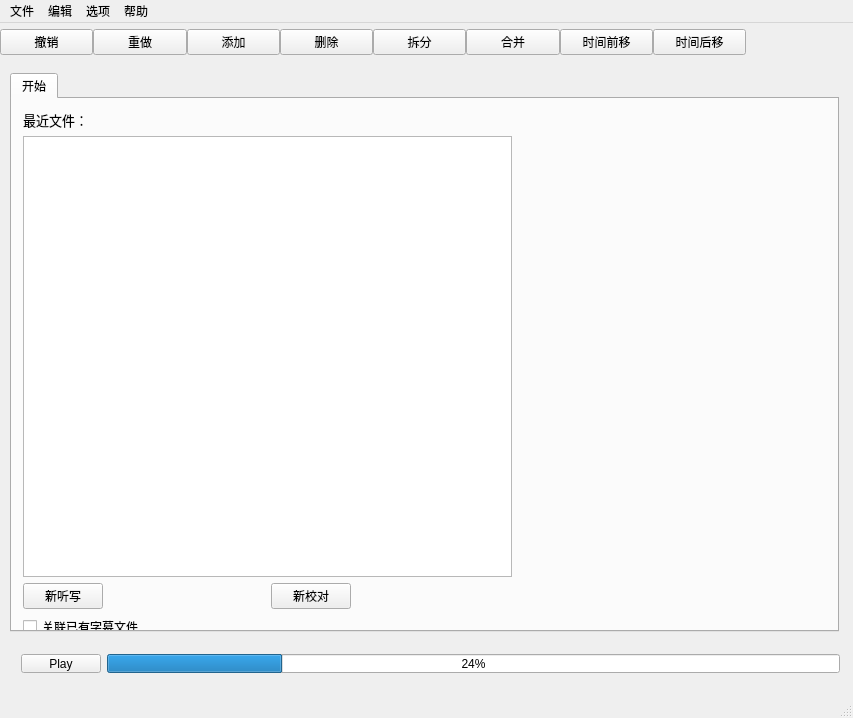
<?xml version="1.0" encoding="UTF-8"?>
<ui version="4.0">
 <class>MainWindow</class>
 <widget class="QMainWindow" name="MainWindow">
  <property name="geometry">
   <rect>
    <x>0</x>
    <y>0</y>
    <width>853</width>
    <height>718</height>
   </rect>
  </property>
  <property name="windowTitle">
   <string>MainWindow</string>
  </property>
  <widget class="QWidget" name="centralWidget">
   <widget class="QWidget" name="horizontalLayoutWidget">
    <property name="geometry">
     <rect>
      <x>0</x>
      <y>0</y>
      <width>896</width>
      <height>38</height>
     </rect>
    </property>
    <layout class="QHBoxLayout" name="horizontalLayout">
     <property name="spacing">
      <number>0</number>
     </property>
     <property name="sizeConstraint">
      <enum>QLayout::SetDefaultConstraint</enum>
     </property>
     <property name="leftMargin">
      <number>0</number>
     </property>
     <property name="topMargin">
      <number>2</number>
     </property>
     <property name="rightMargin">
      <number>150</number>
     </property>
     <property name="bottomMargin">
      <number>2</number>
     </property>
     <item>
      <widget class="QPushButton" name="btnUndo">
       <property name="text">
        <string>撤销</string>
       </property>
       <property name="autoDefault">
        <bool>false</bool>
       </property>
       <property name="default">
        <bool>false</bool>
       </property>
       <property name="flat">
        <bool>false</bool>
       </property>
      </widget>
     </item>
     <item>
      <widget class="QPushButton" name="btnRedo">
       <property name="text">
        <string>重做</string>
       </property>
       <property name="autoDefault">
        <bool>false</bool>
       </property>
       <property name="default">
        <bool>false</bool>
       </property>
       <property name="flat">
        <bool>false</bool>
       </property>
      </widget>
     </item>
     <item>
      <widget class="QPushButton" name="btnAdd">
       <property name="text">
        <string>添加</string>
       </property>
       <property name="autoDefault">
        <bool>false</bool>
       </property>
       <property name="default">
        <bool>false</bool>
       </property>
       <property name="flat">
        <bool>false</bool>
       </property>
      </widget>
     </item>
     <item>
      <widget class="QPushButton" name="btnRemove">
       <property name="text">
        <string>删除</string>
       </property>
       <property name="autoDefault">
        <bool>false</bool>
       </property>
       <property name="default">
        <bool>false</bool>
       </property>
       <property name="flat">
        <bool>false</bool>
       </property>
      </widget>
     </item>
     <item>
      <widget class="QPushButton" name="btnSplit">
       <property name="text">
        <string>拆分</string>
       </property>
       <property name="autoDefault">
        <bool>false</bool>
       </property>
       <property name="default">
        <bool>false</bool>
       </property>
       <property name="flat">
        <bool>false</bool>
       </property>
      </widget>
     </item>
     <item>
      <widget class="QPushButton" name="btnMerge">
       <property name="text">
        <string>合并</string>
       </property>
       <property name="autoDefault">
        <bool>false</bool>
       </property>
       <property name="default">
        <bool>false</bool>
       </property>
       <property name="flat">
        <bool>false</bool>
       </property>
      </widget>
     </item>
     <item>
      <widget class="QPushButton" name="btnTimeDecrease">
       <property name="text">
        <string>时间前移</string>
       </property>
       <property name="autoDefault">
        <bool>false</bool>
       </property>
       <property name="default">
        <bool>false</bool>
       </property>
       <property name="flat">
        <bool>false</bool>
       </property>
      </widget>
     </item>
     <item>
      <widget class="QPushButton" name="btnTimeIncrease">
       <property name="text">
        <string>时间后移</string>
       </property>
       <property name="autoDefault">
        <bool>false</bool>
       </property>
       <property name="default">
        <bool>false</bool>
       </property>
       <property name="flat">
        <bool>false</bool>
       </property>
      </widget>
     </item>
    </layout>
   </widget>
   <widget class="QWidget" name="verticalLayoutWidget">
    <property name="geometry">
     <rect>
      <x>-1</x>
      <y>39</y>
      <width>851</width>
      <height>581</height>
     </rect>
    </property>
    <layout class="QVBoxLayout" name="verticalLayout">
     <item>
      <widget class="QTabWidget" name="tabWidget">
       <property name="enabled">
        <bool>true</bool>
       </property>
       <property name="whatsThis">
        <string>&lt;html&gt;&lt;head/&gt;&lt;body&gt;&lt;p&gt;需要新建字幕文件时请别打勾，否则会提示您关联一个已有的字幕文件。&lt;/p&gt;&lt;/body&gt;&lt;/html&gt;</string>
       </property>
       <property name="currentIndex">
        <number>0</number>
       </property>
       <widget class="QWidget" name="tabStart">
        <attribute name="title">
         <string>开始</string>
        </attribute>
        <widget class="QWidget" name="verticalLayoutWidget_2">
         <property name="geometry">
          <rect>
           <x>0</x>
           <y>0</y>
           <width>511</width>
           <height>551</height>
          </rect>
         </property>
         <layout class="QVBoxLayout" name="verticalLayout_startLeft">
          <property name="sizeConstraint">
           <enum>QLayout::SetDefaultConstraint</enum>
          </property>
          <item>
           <widget class="QLabel" name="labelRecent">
            <property name="font">
             <font>
              <family>等线 Light</family>
              <pointsize>10</pointsize>
             </font>
            </property>
            <property name="text">
             <string>最近文件：</string>
            </property>
           </widget>
          </item>
          <item>
           <widget class="QListView" name="listView"/>
          </item>
          <item>
           <layout class="QHBoxLayout" name="horizontalLayout_4">
            <item>
             <widget class="QPushButton" name="btnNewSubtitle">
              <property name="toolTipDuration">
               <number>0</number>
              </property>
              <property name="text">
               <string>新听写</string>
              </property>
             </widget>
            </item>
            <item>
             <spacer name="horizontalSpacer">
              <property name="orientation">
               <enum>Qt::Horizontal</enum>
              </property>
              <property name="sizeHint" stdset="0">
               <size>
                <width>40</width>
                <height>20</height>
               </size>
              </property>
             </spacer>
            </item>
            <item>
             <widget class="QPushButton" name="btnCollate">
              <property name="text">
               <string>新校对</string>
              </property>
             </widget>
            </item>
            <item>
             <spacer name="horizontalSpacer_2">
              <property name="orientation">
               <enum>Qt::Horizontal</enum>
              </property>
              <property name="sizeHint" stdset="0">
               <size>
                <width>40</width>
                <height>20</height>
               </size>
              </property>
             </spacer>
            </item>
           </layout>
          </item>
          <item>
           <widget class="QCheckBox" name="cbBindSrtFile">
            <property name="toolTip">
             <string/>
            </property>
            <property name="toolTipDuration">
             <number>0</number>
            </property>
            <property name="text">
             <string>关联已有字幕文件</string>
            </property>
            <property name="tristate">
             <bool>false</bool>
            </property>
           </widget>
          </item>
         </layout>
        </widget>
       </widget>
      </widget>
     </item>
    </layout>
   </widget>
   <widget class="QWidget" name="horizontalLayoutWidget_3">
    <property name="geometry">
     <rect>
      <x>10</x>
      <y>620</y>
      <width>841</width>
      <height>41</height>
     </rect>
    </property>
    <layout class="QHBoxLayout" name="horizontalLayout_playControl">
     <item>
      <widget class="QPushButton" name="pushButton_playPause">
       <property name="text">
        <string>Play</string>
       </property>
      </widget>
     </item>
     <item>
      <widget class="QProgressBar" name="progressBar">
       <property name="minimum">
        <number>0</number>
       </property>
       <property name="value">
        <number>24</number>
       </property>
       <property name="invertedAppearance">
        <bool>false</bool>
       </property>
      </widget>
     </item>
    </layout>
   </widget>
  </widget>
  <widget class="QMenuBar" name="menuBar">
   <property name="geometry">
    <rect>
     <x>0</x>
     <y>0</y>
     <width>853</width>
     <height>26</height>
    </rect>
   </property>
   <widget class="QMenu" name="menuFile">
    <property name="title">
     <string>文件</string>
    </property>
    <addaction name="actionNewSubtitle"/>
    <addaction name="actionProofReading"/>
    <addaction name="separator"/>
    <addaction name="actionOpen"/>
    <addaction name="actionSave"/>
    <addaction name="actionSaveAs"/>
    <addaction name="actionClose"/>
    <addaction name="separator"/>
    <addaction name="actionExit"/>
   </widget>
   <widget class="QMenu" name="menuEdit">
    <property name="title">
     <string>编辑</string>
    </property>
    <addaction name="actionUndo"/>
    <addaction name="actionRedo"/>
    <addaction name="separator"/>
    <addaction name="actionAdd"/>
    <addaction name="actionRemove"/>
    <addaction name="actionSplit"/>
    <addaction name="actionMerge"/>
    <addaction name="separator"/>
    <addaction name="actionTimeDecrease"/>
    <addaction name="actionTimeIncrease"/>
   </widget>
   <widget class="QMenu" name="menuOptions">
    <property name="title">
     <string>选项</string>
    </property>
   </widget>
   <widget class="QMenu" name="menuHelp">
    <property name="title">
     <string>帮助</string>
    </property>
   </widget>
   <addaction name="menuFile"/>
   <addaction name="menuEdit"/>
   <addaction name="menuOptions"/>
   <addaction name="menuHelp"/>
  </widget>
  <widget class="QStatusBar" name="statusBar"/>
  <action name="actionNewSubtitle">
   <property name="text">
    <string>新听写</string>
   </property>
   <property name="toolTip">
    <string>新听写</string>
   </property>
  </action>
  <action name="actionProofReading">
   <property name="text">
    <string>新校对</string>
   </property>
  </action>
  <action name="actionOpen">
   <property name="text">
    <string>打开</string>
   </property>
  </action>
  <action name="actionSave">
   <property name="text">
    <string>保存</string>
   </property>
  </action>
  <action name="actionSaveAs">
   <property name="text">
    <string>另存为</string>
   </property>
  </action>
  <action name="actionClose">
   <property name="text">
    <string>关闭</string>
   </property>
  </action>
  <action name="actionExit">
   <property name="text">
    <string>退出</string>
   </property>
  </action>
  <action name="actionAdd">
   <property name="text">
    <string>添加</string>
   </property>
  </action>
  <action name="actionRemove">
   <property name="text">
    <string>删除</string>
   </property>
  </action>
  <action name="actionSplit">
   <property name="text">
    <string>拆分</string>
   </property>
  </action>
  <action name="actionMerge">
   <property name="text">
    <string>合并</string>
   </property>
  </action>
  <action name="actionUndo">
   <property name="text">
    <string>撤销</string>
   </property>
  </action>
  <action name="actionRedo">
   <property name="text">
    <string>重做</string>
   </property>
  </action>
  <action name="actionTimeIncrease">
   <property name="text">
    <string>时间后移</string>
   </property>
  </action>
  <action name="actionTimeDecrease">
   <property name="text">
    <string>时间前移</string>
   </property>
  </action>
 </widget>
 <layoutdefault spacing="6" margin="11"/>
 <resources/>
 <connections/>
</ui>
